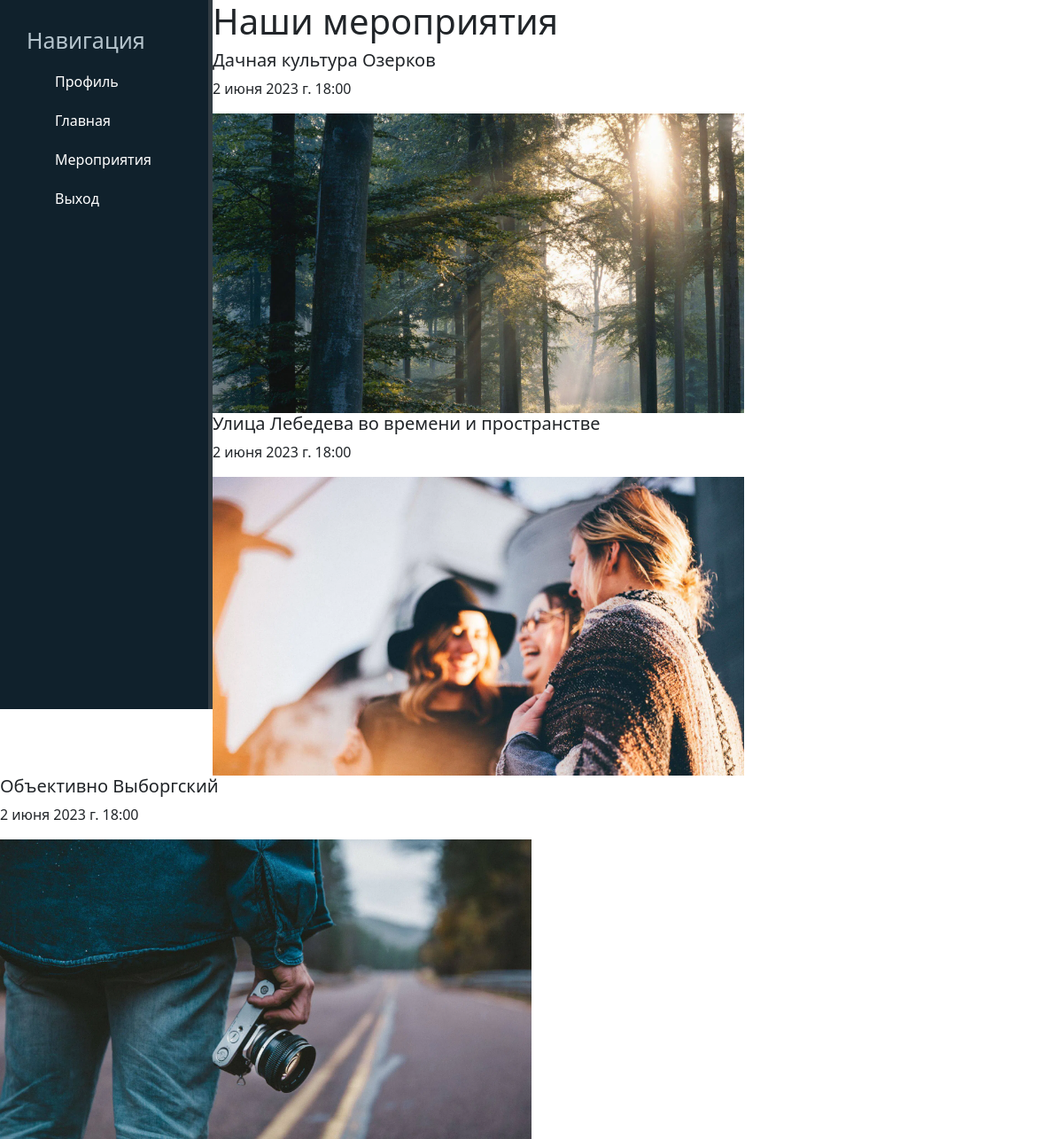
/events/ (signed in), run on the app's committed database.
### events/models.py (models this page shows, shortened)
class Events(models.Model):
    title = models.CharField('Название', max_length=50)
    description = models.TextField('Описание')
    organizations = models.ManyToManyField(Organizations)
    image = models.ImageField('Превью')
    date = models.DateTimeField('Время и дата')
    class Meta:
        verbose_name = 'Мероприятие'
        verbose_name_plural = 'Мероприятия'

### events/views.py (the view)
# urls.py: path('', views.events_home, name="events"),
def events_home(request):
    events = Events.objects.all()
    return render(request, 'events/events.html', {"events":events})

### events/templates/events/events.html (shortened to what this page needs)
{% extends 'main/layout.html' %}
{% block content %}
    <div class="content-section">
        <h1> Наши мероприятия </h1>
        {% for el in events %}
            <div>
                <h5>{{el.title}}</h5>
                <p>{{ el.date }}</p>
            </div>
            <div class="media">
                <img src="{{ el.image.url }}" />
            </div>
        {% endfor %}
    </div>
{% endblock%}

### main/static/main/css/main.css (style rules this page uses)
body { background: #fff; }
img { max-width: 50%; height: auto; }

### data on the page
Events: title "Дачная культура Озерков", date "2 июня 2023 г. 18:00", image (picture)
Events: title "Улица Лебедева во времени и пространстве", date "2 июня 2023 г. 18:00", image (picture)
Events: title "Объективно Выборгский", date "2 июня 2023 г. 18:00", image (picture)
